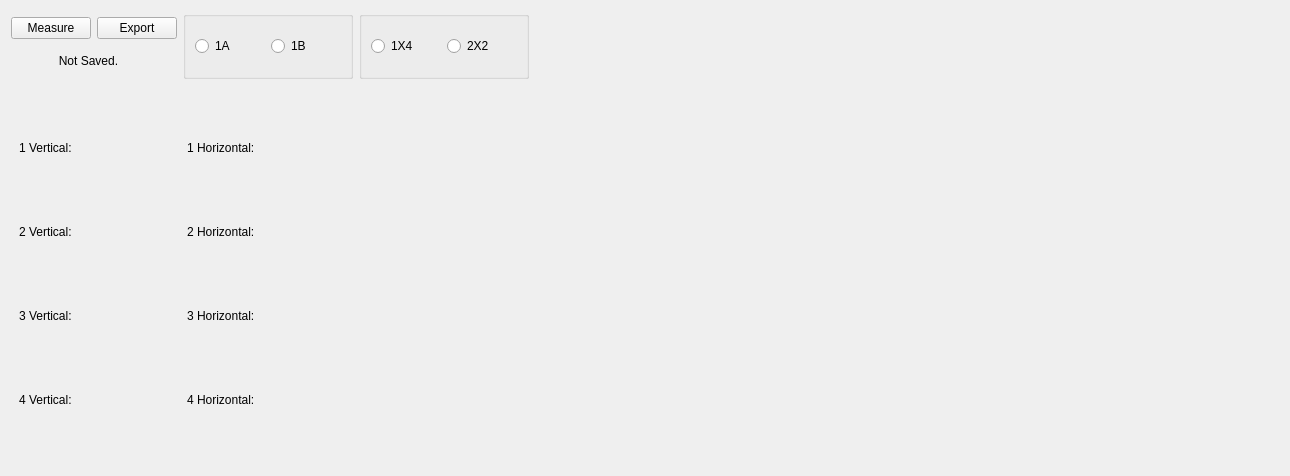
      <widget class="QWidget" name="tab_3">
       <attribute name="title">
        <string>Jet Channel</string>
       </attribute>
       <layout class="QGridLayout" name="gridLayout_28">
        <item row="0" column="0">
         <layout class="QGridLayout" name="gridLayout_22">
          <item row="0" column="0">
           <widget class="QPushButton" name="measure_4">
            <property name="sizePolicy">
             <sizepolicy hsizetype="Fixed" vsizetype="Fixed">
              <horstretch>0</horstretch>
              <verstretch>0</verstretch>
             </sizepolicy>
            </property>
            <property name="text">
             <string>Measure</string>
            </property>
           </widget>
          </item>
          <item row="1" column="0" colspan="2">
           <widget class="QLabel" name="state_4">
            <property name="sizePolicy">
             <sizepolicy hsizetype="Fixed" vsizetype="Fixed">
              <horstretch>0</horstretch>
              <verstretch>0</verstretch>
             </sizepolicy>
            </property>
            <property name="minimumSize">
             <size>
              <width>155</width>
              <height>20</height>
             </size>
            </property>
            <property name="text">
             <string>&lt;html&gt;&lt;head/&gt;&lt;body&gt;&lt;p align=&quot;center&quot;&gt;Not Saved.&lt;/p&gt;&lt;/body&gt;&lt;/html&gt;</string>
            </property>
           </widget>
          </item>
          <item row="0" column="1">
           <widget class="QPushButton" name="export_4">
            <property name="sizePolicy">
             <sizepolicy hsizetype="Fixed" vsizetype="Fixed">
              <horstretch>0</horstretch>
              <verstretch>0</verstretch>
             </sizepolicy>
            </property>
            <property name="text">
             <string>Export</string>
            </property>
           </widget>
          </item>
         </layout>
        </item>
        <item row="0" column="1">
         <widget class="QGroupBox" name="groupBox_5">
          <property name="sizePolicy">
           <sizepolicy hsizetype="Fixed" vsizetype="Fixed">
            <horstretch>0</horstretch>
            <verstretch>0</verstretch>
           </sizepolicy>
          </property>
          <property name="minimumSize">
           <size>
            <width>140</width>
            <height>68</height>
           </size>
          </property>
          <property name="title">
           <string/>
          </property>
          <layout class="QGridLayout" name="gridLayout_23">
           <item row="0" column="0">
            <layout class="QGridLayout" name="gridLayout_24">
             <item row="0" column="0">
              <widget class="QRadioButton" name="oneA_4">
               <property name="minimumSize">
                <size>
                 <width>70</width>
                 <height>20</height>
                </size>
               </property>
               <property name="text">
                <string>1A</string>
               </property>
               <property name="checked">
                <bool>false</bool>
               </property>
               <property name="autoExclusive">
                <bool>true</bool>
               </property>
              </widget>
             </item>
             <item row="0" column="1">
              <widget class="QRadioButton" name="oneB_4">
               <property name="minimumSize">
                <size>
                 <width>70</width>
                 <height>20</height>
                </size>
               </property>
               <property name="text">
                <string>1B</string>
               </property>
               <property name="checked">
                <bool>false</bool>
               </property>
               <property name="autoExclusive">
                <bool>true</bool>
               </property>
              </widget>
             </item>
            </layout>
           </item>
          </layout>
         </widget>
        </item>
        <item row="0" column="2">
         <widget class="QGroupBox" name="groupBox_7">
          <property name="sizePolicy">
           <sizepolicy hsizetype="Fixed" vsizetype="Fixed">
            <horstretch>0</horstretch>
            <verstretch>0</verstretch>
           </sizepolicy>
          </property>
          <property name="minimumSize">
           <size>
            <width>140</width>
            <height>68</height>
           </size>
          </property>
          <property name="title">
           <string/>
          </property>
          <layout class="QGridLayout" name="gridLayout_26">
           <item row="0" column="0">
            <layout class="QGridLayout" name="gridLayout_27">
             <item row="0" column="0">
              <widget class="QRadioButton" name="onebyfour_4">
               <property name="minimumSize">
                <size>
                 <width>70</width>
                 <height>20</height>
                </size>
               </property>
               <property name="text">
                <string>1X4</string>
               </property>
               <property name="checked">
                <bool>false</bool>
               </property>
               <property name="autoExclusive">
                <bool>true</bool>
               </property>
              </widget>
             </item>
             <item row="0" column="1">
              <widget class="QRadioButton" name="twobytwo_4">
               <property name="minimumSize">
                <size>
                 <width>70</width>
                 <height>20</height>
                </size>
               </property>
               <property name="text">
                <string>2X2</string>
               </property>
               <property name="checked">
                <bool>false</bool>
               </property>
               <property name="autoExclusive">
                <bool>true</bool>
               </property>
              </widget>
             </item>
            </layout>
           </item>
          </layout>
         </widget>
        </item>
        <item row="0" column="3">
         <spacer name="horizontalSpacer_2">
          <property name="orientation">
           <enum>Qt::Horizontal</enum>
          </property>
          <property name="sizeHint" stdset="0">
           <size>
            <width>744</width>
            <height>20</height>
           </size>
          </property>
         </spacer>
        </item>
        <item row="1" column="0" colspan="2">
         <layout class="QGridLayout" name="gridLayout_25">
          <item row="0" column="0">
           <widget class="QLabel" name="label_27">
            <property name="sizePolicy">
             <sizepolicy hsizetype="Fixed" vsizetype="Fixed">
              <horstretch>0</horstretch>
              <verstretch>0</verstretch>
             </sizepolicy>
            </property>
            <property name="minimumSize">
             <size>
              <width>75</width>
              <height>30</height>
             </size>
            </property>
            <property name="text">
             <string>1 Vertical:</string>
            </property>
           </widget>
          </item>
          <item row="0" column="1">
           <widget class="QLabel" name="v_1_4">
            <property name="sizePolicy">
             <sizepolicy hsizetype="Fixed" vsizetype="Fixed">
              <horstretch>0</horstretch>
              <verstretch>0</verstretch>
             </sizepolicy>
            </property>
            <property name="minimumSize">
             <size>
              <width>65</width>
              <height>30</height>
             </size>
            </property>
            <property name="text">
             <string/>
            </property>
           </widget>
          </item>
          <item row="0" column="2">
           <widget class="QLabel" name="label_29">
            <property name="sizePolicy">
             <sizepolicy hsizetype="Fixed" vsizetype="Fixed">
              <horstretch>0</horstretch>
              <verstretch>0</verstretch>
             </sizepolicy>
            </property>
            <property name="minimumSize">
             <size>
              <width>75</width>
              <height>30</height>
             </size>
            </property>
            <property name="text">
             <string>1 Horizontal:</string>
            </property>
           </widget>
          </item>
          <item row="0" column="3">
           <widget class="QLabel" name="h_1_4">
            <property name="sizePolicy">
             <sizepolicy hsizetype="Fixed" vsizetype="Fixed">
              <horstretch>0</horstretch>
              <verstretch>0</verstretch>
             </sizepolicy>
            </property>
            <property name="minimumSize">
             <size>
              <width>65</width>
              <height>30</height>
             </size>
            </property>
            <property name="text">
             <string/>
            </property>
           </widget>
          </item>
          <item row="1" column="0">
           <widget class="QLabel" name="label_23">
            <property name="sizePolicy">
             <sizepolicy hsizetype="Fixed" vsizetype="Fixed">
              <horstretch>0</horstretch>
              <verstretch>0</verstretch>
             </sizepolicy>
            </property>
            <property name="minimumSize">
             <size>
              <width>75</width>
              <height>30</height>
             </size>
            </property>
            <property name="text">
             <string>2 Vertical:</string>
            </property>
           </widget>
          </item>
          <item row="1" column="1">
           <widget class="QLabel" name="v_2_4">
            <property name="sizePolicy">
             <sizepolicy hsizetype="Fixed" vsizetype="Fixed">
              <horstretch>0</horstretch>
              <verstretch>0</verstretch>
             </sizepolicy>
            </property>
            <property name="minimumSize">
             <size>
              <width>65</width>
              <height>30</height>
             </size>
            </property>
            <property name="text">
             <string/>
            </property>
           </widget>
          </item>
          <item row="1" column="2">
           <widget class="QLabel" name="label_25">
            <property name="sizePolicy">
             <sizepolicy hsizetype="Fixed" vsizetype="Fixed">
              <horstretch>0</horstretch>
              <verstretch>0</verstretch>
             </sizepolicy>
            </property>
            <property name="minimumSize">
             <size>
              <width>75</width>
              <height>30</height>
             </size>
            </property>
            <property name="text">
             <string>2 Horizontal:</string>
            </property>
           </widget>
          </item>
          <item row="1" column="3">
           <widget class="QLabel" name="h_2_4">
            <property name="sizePolicy">
             <sizepolicy hsizetype="Fixed" vsizetype="Fixed">
              <horstretch>0</horstretch>
              <verstretch>0</verstretch>
             </sizepolicy>
            </property>
            <property name="minimumSize">
             <size>
              <width>65</width>
              <height>30</height>
             </size>
            </property>
            <property name="text">
             <string/>
            </property>
           </widget>
          </item>
          <item row="2" column="0">
           <widget class="QLabel" name="label_36">
            <property name="sizePolicy">
             <sizepolicy hsizetype="Fixed" vsizetype="Fixed">
              <horstretch>0</horstretch>
              <verstretch>0</verstretch>
             </sizepolicy>
            </property>
            <property name="minimumSize">
             <size>
              <width>75</width>
              <height>30</height>
             </size>
            </property>
            <property name="text">
             <string>3 Vertical:</string>
            </property>
           </widget>
          </item>
          <item row="2" column="1">
           <widget class="QLabel" name="v_3_4">
            <property name="sizePolicy">
             <sizepolicy hsizetype="Fixed" vsizetype="Fixed">
              <horstretch>0</horstretch>
              <verstretch>0</verstretch>
             </sizepolicy>
            </property>
            <property name="minimumSize">
             <size>
              <width>65</width>
              <height>30</height>
             </size>
            </property>
            <property name="text">
             <string/>
            </property>
           </widget>
          </item>
          <item row="2" column="2">
           <widget class="QLabel" name="label_34">
            <property name="sizePolicy">
             <sizepolicy hsizetype="Fixed" vsizetype="Fixed">
              <horstretch>0</horstretch>
              <verstretch>0</verstretch>
             </sizepolicy>
            </property>
            <property name="minimumSize">
             <size>
              <width>75</width>
              <height>30</height>
             </size>
            </property>
            <property name="text">
             <string>3 Horizontal:</string>
            </property>
           </widget>
          </item>
          <item row="2" column="3">
           <widget class="QLabel" name="h_3_4">
            <property name="sizePolicy">
             <sizepolicy hsizetype="Fixed" vsizetype="Fixed">
              <horstretch>0</horstretch>
              <verstretch>0</verstretch>
             </sizepolicy>
            </property>
            <property name="minimumSize">
             <size>
              <width>65</width>
              <height>30</height>
             </size>
            </property>
            <property name="text">
             <string/>
            </property>
           </widget>
          </item>
          <item row="3" column="0">
           <widget class="QLabel" name="label_24">
            <property name="sizePolicy">
             <sizepolicy hsizetype="Fixed" vsizetype="Fixed">
              <horstretch>0</horstretch>
              <verstretch>0</verstretch>
             </sizepolicy>
            </property>
            <property name="minimumSize">
             <size>
              <width>75</width>
              <height>30</height>
             </size>
            </property>
            <property name="text">
             <string>4 Vertical:</string>
            </property>
           </widget>
          </item>
          <item row="3" column="1">
           <widget class="QLabel" name="v_4_4">
            <property name="sizePolicy">
             <sizepolicy hsizetype="Fixed" vsizetype="Fixed">
              <horstretch>0</horstretch>
              <verstretch>0</verstretch>
             </sizepolicy>
            </property>
            <property name="minimumSize">
             <size>
              <width>65</width>
              <height>30</height>
             </size>
            </property>
            <property name="text">
             <string/>
            </property>
           </widget>
          </item>
          <item row="3" column="2">
           <widget class="QLabel" name="label_32">
            <property name="sizePolicy">
             <sizepolicy hsizetype="Fixed" vsizetype="Fixed">
              <horstretch>0</horstretch>
              <verstretch>0</verstretch>
             </sizepolicy>
            </property>
            <property name="minimumSize">
             <size>
              <width>75</width>
              <height>30</height>
             </size>
            </property>
            <property name="text">
             <string>4 Horizontal:</string>
            </property>
           </widget>
          </item>
          <item row="3" column="3">
           <widget class="QLabel" name="h_4_4">
            <property name="sizePolicy">
             <sizepolicy hsizetype="Fixed" vsizetype="Fixed">
              <horstretch>0</horstretch>
              <verstretch>0</verstretch>
             </sizepolicy>
            </property>
            <property name="minimumSize">
             <size>
              <width>65</width>
              <height>30</height>
             </size>
            </property>
            <property name="text">
             <string/>
            </property>
           </widget>
          </item>
         </layout>
        </item>
        <item row="1" column="2" colspan="2">
         <spacer name="horizontalSpacer_4">
          <property name="orientation">
           <enum>Qt::Horizontal</enum>
          </property>
          <property name="sizeHint" stdset="0">
           <size>
            <width>917</width>
            <height>380</height>
           </size>
          </property>
         </spacer>
        </item>
       </layout>
      </widget>
